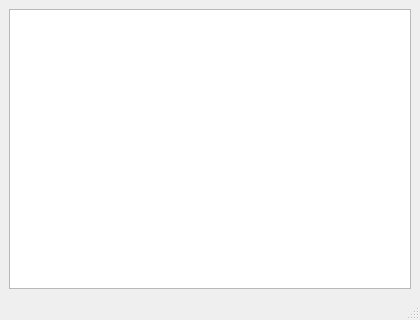
<?xml version="1.0" encoding="UTF-8"?>
<ui version="4.0">
 <class>MainWindow</class>
 <widget class="QMainWindow" name="MainWindow">
  <property name="geometry">
   <rect>
    <x>0</x>
    <y>0</y>
    <width>420</width>
    <height>320</height>
   </rect>
  </property>
  <property name="windowTitle">
   <string>MainWindow</string>
  </property>
  <widget class="QWidget" name="centralwidget">
   <layout class="QGridLayout" name="gridLayout">
    <item row="0" column="0">
     <widget class="UploadTableWidget" name="tbl_fileList">
      <property name="dragDropMode">
       <enum>QAbstractItemView::DragDrop</enum>
      </property>
     </widget>
    </item>
   </layout>
  </widget>
  <widget class="QStatusBar" name="statusbar"/>
 </widget>
 <customwidgets>
  <customwidget>
   <class>UploadTableWidget</class>
   <extends>QTableWidget</extends>
   <header location="global">uploadtablewidget/main.h</header>
  </customwidget>
 </customwidgets>
 <resources/>
 <connections/>
</ui>
